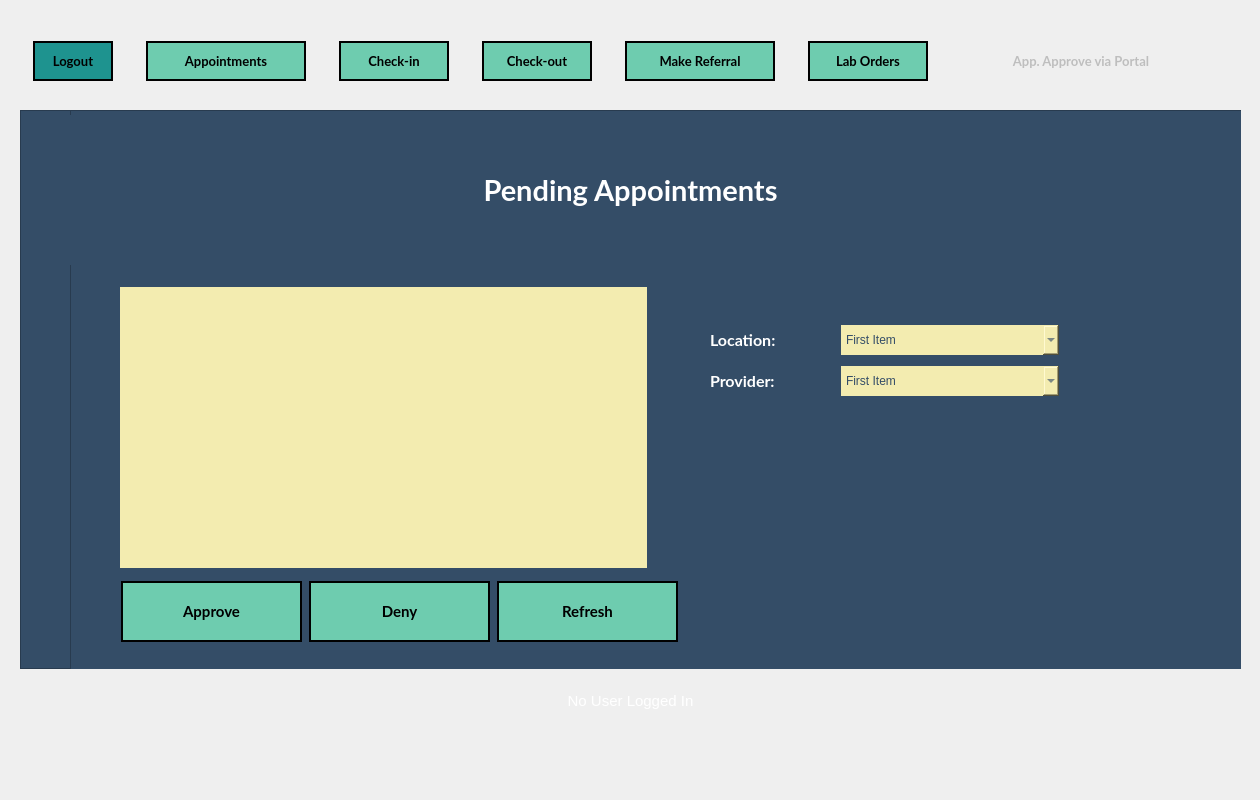
<?xml version="1.0" encoding="UTF-8"?>
<ui version="4.0">
 <class>MainWindow</class>
 <widget class="QMainWindow" name="MainWindow">
  <property name="geometry">
   <rect>
    <x>0</x>
    <y>0</y>
    <width>1260</width>
    <height>800</height>
   </rect>
  </property>
  <property name="minimumSize">
   <size>
    <width>1260</width>
    <height>800</height>
   </size>
  </property>
  <property name="maximumSize">
   <size>
    <width>1260</width>
    <height>800</height>
   </size>
  </property>
  <property name="windowTitle">
   <string>Forsyth Family Practice Center - [ TEMPLATE ]</string>
  </property>
  <property name="styleSheet">
   <string notr="true">border-image: url(:/newPrefix/imgs/app-bg.png);

QGroupBox, QFrame {
	border-image: none;
	border: none;
}</string>
  </property>
  <widget class="QWidget" name="centralwidget">
   <widget class="QGroupBox" name="groupBox_NavBar">
    <property name="geometry">
     <rect>
      <x>20</x>
      <y>40</y>
      <width>1221</width>
      <height>80</height>
     </rect>
    </property>
    <property name="styleSheet">
     <string notr="true">border: none; border-image: none;</string>
    </property>
    <property name="title">
     <string/>
    </property>
    <widget class="QWidget" name="layoutWidget">
     <property name="geometry">
      <rect>
       <x>0</x>
       <y>0</y>
       <width>1201</width>
       <height>42</height>
      </rect>
     </property>
     <layout class="QHBoxLayout" name="Layout_NavBar">
      <property name="spacing">
       <number>20</number>
      </property>
      <item>
       <widget class="QPushButton" name="Nav_LogoutBtn">
        <property name="minimumSize">
         <size>
          <width>80</width>
          <height>40</height>
         </size>
        </property>
        <property name="maximumSize">
         <size>
          <width>60</width>
          <height>16777215</height>
         </size>
        </property>
        <property name="font">
         <font>
          <family>Lato</family>
          <pointsize>10</pointsize>
          <weight>75</weight>
          <bold>true</bold>
         </font>
        </property>
        <property name="cursor">
         <cursorShape>PointingHandCursor</cursorShape>
        </property>
        <property name="styleSheet">
         <string notr="true">QPushButton {
	border-image: none;
	background-color: rgb(30, 147, 143);
	color: black;
	border: 2px solid black;
}

QPushButton::hover {
	background-color: rgb(14, 81, 85);
	color: white;
}</string>
        </property>
        <property name="text">
         <string>Logout</string>
        </property>
       </widget>
      </item>
      <item>
       <widget class="QPushButton" name="Nav_Appointments">
        <property name="sizePolicy">
         <sizepolicy hsizetype="Preferred" vsizetype="Fixed">
          <horstretch>0</horstretch>
          <verstretch>0</verstretch>
         </sizepolicy>
        </property>
        <property name="minimumSize">
         <size>
          <width>160</width>
          <height>40</height>
         </size>
        </property>
        <property name="maximumSize">
         <size>
          <width>90</width>
          <height>16777215</height>
         </size>
        </property>
        <property name="font">
         <font>
          <family>Lato</family>
          <pointsize>10</pointsize>
          <weight>75</weight>
          <bold>true</bold>
         </font>
        </property>
        <property name="cursor">
         <cursorShape>PointingHandCursor</cursorShape>
        </property>
        <property name="autoFillBackground">
         <bool>false</bool>
        </property>
        <property name="styleSheet">
         <string notr="true">QPushButton {
	border-image: none;
	background-color: #6ECCAF;
	color: black;
	border: 2px solid black;
}

QPushButton::hover {
	background-color: rgb(139, 231, 100);
	color: white;
}</string>
        </property>
        <property name="text">
         <string>Appointments</string>
        </property>
       </widget>
      </item>
      <item>
       <widget class="QPushButton" name="Nav_CheckinBtn">
        <property name="minimumSize">
         <size>
          <width>110</width>
          <height>40</height>
         </size>
        </property>
        <property name="maximumSize">
         <size>
          <width>80</width>
          <height>16777215</height>
         </size>
        </property>
        <property name="font">
         <font>
          <family>Lato</family>
          <pointsize>10</pointsize>
          <weight>75</weight>
          <bold>true</bold>
         </font>
        </property>
        <property name="cursor">
         <cursorShape>PointingHandCursor</cursorShape>
        </property>
        <property name="styleSheet">
         <string notr="true">QPushButton {
	border-image: none;
	background-color: #6ECCAF;
	color: black;
	border: 2px solid black;
}

QPushButton::hover {
	background-color: rgb(139, 231, 100);
	color: white;
}

</string>
        </property>
        <property name="text">
         <string>Check-in</string>
        </property>
       </widget>
      </item>
      <item>
       <widget class="QPushButton" name="Nav_CheckoutBtn">
        <property name="minimumSize">
         <size>
          <width>110</width>
          <height>40</height>
         </size>
        </property>
        <property name="maximumSize">
         <size>
          <width>90</width>
          <height>16777215</height>
         </size>
        </property>
        <property name="font">
         <font>
          <family>Lato</family>
          <pointsize>10</pointsize>
          <weight>75</weight>
          <bold>true</bold>
         </font>
        </property>
        <property name="cursor">
         <cursorShape>PointingHandCursor</cursorShape>
        </property>
        <property name="styleSheet">
         <string notr="true">QPushButton {
	border-image: none;
	background-color: #6ECCAF;
	color: black;
	border: 2px solid black;
}

QPushButton::hover {
	background-color: rgb(139, 231, 100);
	color: white;
}</string>
        </property>
        <property name="text">
         <string>Check-out</string>
        </property>
       </widget>
      </item>
      <item>
       <widget class="QPushButton" name="Nav_MakeReferralBtn">
        <property name="minimumSize">
         <size>
          <width>150</width>
          <height>40</height>
         </size>
        </property>
        <property name="maximumSize">
         <size>
          <width>110</width>
          <height>16777215</height>
         </size>
        </property>
        <property name="font">
         <font>
          <family>Lato</family>
          <pointsize>10</pointsize>
          <weight>75</weight>
          <bold>true</bold>
         </font>
        </property>
        <property name="cursor">
         <cursorShape>PointingHandCursor</cursorShape>
        </property>
        <property name="styleSheet">
         <string notr="true">QPushButton {
	border-image: none;
	background-color: #6ECCAF;
	color: black;
	border: 2px solid black;
}

QPushButton::hover {
	background-color: rgb(139, 231, 100);
	color: white;
}
</string>
        </property>
        <property name="text">
         <string>Make Referral</string>
        </property>
       </widget>
      </item>
      <item>
       <widget class="QPushButton" name="Nav_LabOrdersBtn">
        <property name="minimumSize">
         <size>
          <width>120</width>
          <height>40</height>
         </size>
        </property>
        <property name="maximumSize">
         <size>
          <width>90</width>
          <height>16777215</height>
         </size>
        </property>
        <property name="font">
         <font>
          <family>Lato</family>
          <pointsize>10</pointsize>
          <weight>75</weight>
          <bold>true</bold>
         </font>
        </property>
        <property name="cursor">
         <cursorShape>PointingHandCursor</cursorShape>
        </property>
        <property name="styleSheet">
         <string notr="true">QPushButton {
	border-image: none;
	background-color: #6ECCAF;
	color: black;
	border: 2px solid black;
}

QPushButton::hover {
	background-color: rgb(139, 231, 100);
	color: white;
}</string>
        </property>
        <property name="text">
         <string>Lab Orders</string>
        </property>
       </widget>
      </item>
      <item>
       <widget class="QPushButton" name="Nav_ApproveAppointmentsBtn">
        <property name="enabled">
         <bool>false</bool>
        </property>
        <property name="minimumSize">
         <size>
          <width>240</width>
          <height>40</height>
         </size>
        </property>
        <property name="maximumSize">
         <size>
          <width>90</width>
          <height>16777215</height>
         </size>
        </property>
        <property name="font">
         <font>
          <family>Lato</family>
          <pointsize>10</pointsize>
          <weight>75</weight>
          <bold>true</bold>
         </font>
        </property>
        <property name="cursor">
         <cursorShape>PointingHandCursor</cursorShape>
        </property>
        <property name="styleSheet">
         <string notr="true">QPushButton {
	border-image: none;
	background-color: rgba(110, 204, 175, .2);
	color: rgba(0, 0, 0, .2);
	border: 2px solid rgba(0, 0, 0, .2);
}

QPushButton::hover {
	background-color: rgb(139, 231, 100);
	color: white;
}</string>
        </property>
        <property name="text">
         <string>App. Approve via Portal</string>
        </property>
       </widget>
      </item>
     </layout>
    </widget>
   </widget>
   <widget class="QWidget" name="layoutWidget">
    <property name="geometry">
     <rect>
      <x>0</x>
      <y>0</y>
      <width>2</width>
      <height>2</height>
     </rect>
    </property>
    <layout class="QHBoxLayout" name="horizontalLayout_6"/>
   </widget>
   <widget class="QFrame" name="Main_Frame">
    <property name="geometry">
     <rect>
      <x>20</x>
      <y>110</y>
      <width>1221</width>
      <height>559</height>
     </rect>
    </property>
    <property name="minimumSize">
     <size>
      <width>0</width>
      <height>0</height>
     </size>
    </property>
    <property name="maximumSize">
     <size>
      <width>16777215</width>
      <height>16777215</height>
     </size>
    </property>
    <property name="styleSheet">
     <string notr="true">QFrame {
	border-image: none;
	background-color: rgb(52, 77, 103);
}



QLineEdit, QComboBox, QDateEdit, QDateTimeEdit, QListView{
	border-image: none;
    border: none;
	min-width: 200px;
	height: 30px;
	background-color: #F3ECB0;
	color: #344D67;
	font-family: &quot;MS Shell Dlg 2&quot;;
	font-size: 11;
}

QLabel {
	color: white;
}

QListView::item:selected {
    background-color: #4a90d9
}</string>
    </property>
    <property name="frameShape">
     <enum>QFrame::StyledPanel</enum>
    </property>
    <property name="frameShadow">
     <enum>QFrame::Raised</enum>
    </property>
    <widget class="QFrame" name="InputFrame">
     <property name="geometry">
      <rect>
       <x>50</x>
       <y>0</y>
       <width>1251</width>
       <height>561</height>
      </rect>
     </property>
     <property name="styleSheet">
      <string notr="true">border-image: none;
</string>
     </property>
     <property name="frameShape">
      <enum>QFrame::StyledPanel</enum>
     </property>
     <property name="frameShadow">
      <enum>QFrame::Raised</enum>
     </property>
     <widget class="QWidget" name="verticalLayoutWidget">
      <property name="geometry">
       <rect>
        <x>0</x>
        <y>0</y>
        <width>1121</width>
        <height>161</height>
       </rect>
      </property>
      <layout class="QVBoxLayout" name="verticalLayout">
       <item>
        <widget class="QLabel" name="Lable_PendingAppts">
         <property name="minimumSize">
          <size>
           <width>0</width>
           <height>150</height>
          </size>
         </property>
         <property name="maximumSize">
          <size>
           <width>16777215</width>
           <height>150</height>
          </size>
         </property>
         <property name="font">
          <font>
           <family>Lato</family>
           <pointsize>22</pointsize>
           <weight>75</weight>
           <bold>true</bold>
          </font>
         </property>
         <property name="styleSheet">
          <string notr="true">QLabel {
	color: white;
}</string>
         </property>
         <property name="text">
          <string>Pending Appointments</string>
         </property>
         <property name="alignment">
          <set>Qt::AlignCenter</set>
         </property>
        </widget>
       </item>
      </layout>
     </widget>
     <widget class="QWidget" name="layoutWidget_2">
      <property name="geometry">
       <rect>
        <x>640</x>
        <y>210</y>
        <width>349</width>
        <height>82</height>
       </rect>
      </property>
      <layout class="QVBoxLayout" name="verticalLayout_3">
       <item>
        <layout class="QHBoxLayout" name="horizontalLayout_3">
         <item>
          <widget class="QLabel" name="Label_Location">
           <property name="font">
            <font>
             <family>Lato</family>
             <pointsize>12</pointsize>
             <weight>75</weight>
             <bold>true</bold>
            </font>
           </property>
           <property name="styleSheet">
            <string notr="true"/>
           </property>
           <property name="text">
            <string>Location:</string>
           </property>
          </widget>
         </item>
         <item>
          <widget class="QComboBox" name="comboBox_Locations">
           <property name="styleSheet">
            <string notr="true"/>
           </property>
           <item>
            <property name="text">
             <string>First Item</string>
            </property>
           </item>
           <item>
            <property name="text">
             <string>Item 2</string>
            </property>
           </item>
          </widget>
         </item>
        </layout>
       </item>
       <item>
        <layout class="QHBoxLayout" name="horizontalLayout_4">
         <item>
          <widget class="QLabel" name="Label_Doctor">
           <property name="font">
            <font>
             <family>Lato</family>
             <pointsize>12</pointsize>
             <weight>75</weight>
             <bold>true</bold>
            </font>
           </property>
           <property name="styleSheet">
            <string notr="true"/>
           </property>
           <property name="text">
            <string>Provider:</string>
           </property>
          </widget>
         </item>
         <item>
          <widget class="QComboBox" name="comboBox_Doctors">
           <property name="styleSheet">
            <string notr="true"/>
           </property>
           <item>
            <property name="text">
             <string>First Item</string>
            </property>
           </item>
           <item>
            <property name="text">
             <string>Item 2</string>
            </property>
           </item>
          </widget>
         </item>
        </layout>
       </item>
      </layout>
     </widget>
     <widget class="QWidget" name="layoutWidget">
      <property name="geometry">
       <rect>
        <x>50</x>
        <y>170</y>
        <width>561</width>
        <height>371</height>
       </rect>
      </property>
      <layout class="QVBoxLayout" name="verticalLayout_2">
       <item>
        <widget class="QListWidget" name="listWidget_PendingAppts">
         <property name="minimumSize">
          <size>
           <width>200</width>
           <height>281</height>
          </size>
         </property>
         <property name="maximumSize">
          <size>
           <width>527</width>
           <height>281</height>
          </size>
         </property>
         <property name="palette">
          <palette>
           <active>
            <colorrole role="WindowText">
             <brush brushstyle="SolidPattern">
              <color alpha="255">
               <red>52</red>
               <green>77</green>
               <blue>103</blue>
              </color>
             </brush>
            </colorrole>
            <colorrole role="Button">
             <brush brushstyle="SolidPattern">
              <color alpha="255">
               <red>243</red>
               <green>236</green>
               <blue>176</blue>
              </color>
             </brush>
            </colorrole>
            <colorrole role="Text">
             <brush brushstyle="SolidPattern">
              <color alpha="255">
               <red>52</red>
               <green>77</green>
               <blue>103</blue>
              </color>
             </brush>
            </colorrole>
            <colorrole role="ButtonText">
             <brush brushstyle="SolidPattern">
              <color alpha="255">
               <red>52</red>
               <green>77</green>
               <blue>103</blue>
              </color>
             </brush>
            </colorrole>
            <colorrole role="Base">
             <brush brushstyle="SolidPattern">
              <color alpha="255">
               <red>243</red>
               <green>236</green>
               <blue>176</blue>
              </color>
             </brush>
            </colorrole>
            <colorrole role="Window">
             <brush brushstyle="SolidPattern">
              <color alpha="255">
               <red>243</red>
               <green>236</green>
               <blue>176</blue>
              </color>
             </brush>
            </colorrole>
            <colorrole role="PlaceholderText">
             <brush brushstyle="NoBrush">
              <color alpha="128">
               <red>52</red>
               <green>77</green>
               <blue>103</blue>
              </color>
             </brush>
            </colorrole>
           </active>
           <inactive>
            <colorrole role="WindowText">
             <brush brushstyle="SolidPattern">
              <color alpha="255">
               <red>52</red>
               <green>77</green>
               <blue>103</blue>
              </color>
             </brush>
            </colorrole>
            <colorrole role="Button">
             <brush brushstyle="SolidPattern">
              <color alpha="255">
               <red>243</red>
               <green>236</green>
               <blue>176</blue>
              </color>
             </brush>
            </colorrole>
            <colorrole role="Text">
             <brush brushstyle="SolidPattern">
              <color alpha="255">
               <red>52</red>
               <green>77</green>
               <blue>103</blue>
              </color>
             </brush>
            </colorrole>
            <colorrole role="ButtonText">
             <brush brushstyle="SolidPattern">
              <color alpha="255">
               <red>52</red>
               <green>77</green>
               <blue>103</blue>
              </color>
             </brush>
            </colorrole>
            <colorrole role="Base">
             <brush brushstyle="SolidPattern">
              <color alpha="255">
               <red>243</red>
               <green>236</green>
               <blue>176</blue>
              </color>
             </brush>
            </colorrole>
            <colorrole role="Window">
             <brush brushstyle="SolidPattern">
              <color alpha="255">
               <red>243</red>
               <green>236</green>
               <blue>176</blue>
              </color>
             </brush>
            </colorrole>
            <colorrole role="PlaceholderText">
             <brush brushstyle="NoBrush">
              <color alpha="128">
               <red>52</red>
               <green>77</green>
               <blue>103</blue>
              </color>
             </brush>
            </colorrole>
           </inactive>
           <disabled>
            <colorrole role="WindowText">
             <brush brushstyle="SolidPattern">
              <color alpha="255">
               <red>52</red>
               <green>77</green>
               <blue>103</blue>
              </color>
             </brush>
            </colorrole>
            <colorrole role="Button">
             <brush brushstyle="SolidPattern">
              <color alpha="255">
               <red>243</red>
               <green>236</green>
               <blue>176</blue>
              </color>
             </brush>
            </colorrole>
            <colorrole role="Text">
             <brush brushstyle="SolidPattern">
              <color alpha="255">
               <red>52</red>
               <green>77</green>
               <blue>103</blue>
              </color>
             </brush>
            </colorrole>
            <colorrole role="ButtonText">
             <brush brushstyle="SolidPattern">
              <color alpha="255">
               <red>52</red>
               <green>77</green>
               <blue>103</blue>
              </color>
             </brush>
            </colorrole>
            <colorrole role="Base">
             <brush brushstyle="SolidPattern">
              <color alpha="255">
               <red>243</red>
               <green>236</green>
               <blue>176</blue>
              </color>
             </brush>
            </colorrole>
            <colorrole role="Window">
             <brush brushstyle="SolidPattern">
              <color alpha="255">
               <red>243</red>
               <green>236</green>
               <blue>176</blue>
              </color>
             </brush>
            </colorrole>
            <colorrole role="PlaceholderText">
             <brush brushstyle="NoBrush">
              <color alpha="128">
               <red>52</red>
               <green>77</green>
               <blue>103</blue>
              </color>
             </brush>
            </colorrole>
           </disabled>
          </palette>
         </property>
         <property name="font">
          <font>
           <family>MS Shell Dlg 2</family>
          </font>
         </property>
         <property name="styleSheet">
          <string notr="true">QListView::item:selected {
	background-color: rgb(243, 236, 176);
}
</string>
         </property>
        </widget>
       </item>
       <item>
        <layout class="QHBoxLayout" name="horizontalLayout">
         <item>
          <widget class="QPushButton" name="Btn_Approve">
           <property name="minimumSize">
            <size>
             <width>181</width>
             <height>61</height>
            </size>
           </property>
           <property name="maximumSize">
            <size>
             <width>181</width>
             <height>61</height>
            </size>
           </property>
           <property name="font">
            <font>
             <family>Lato</family>
             <pointsize>11</pointsize>
             <weight>75</weight>
             <bold>true</bold>
            </font>
           </property>
           <property name="cursor">
            <cursorShape>PointingHandCursor</cursorShape>
           </property>
           <property name="styleSheet">
            <string notr="true">QPushButton {
	border-image: none;
	background-color: #6ECCAF;
	color: black;
	border: 2px solid black;
}

QPushButton::hover {
	background-color: rgb(139, 231, 100);
	color: white;
}

</string>
           </property>
           <property name="text">
            <string>Approve</string>
           </property>
          </widget>
         </item>
         <item>
          <widget class="QPushButton" name="Btn_Deny">
           <property name="minimumSize">
            <size>
             <width>181</width>
             <height>61</height>
            </size>
           </property>
           <property name="maximumSize">
            <size>
             <width>181</width>
             <height>61</height>
            </size>
           </property>
           <property name="font">
            <font>
             <family>Lato</family>
             <pointsize>11</pointsize>
             <weight>75</weight>
             <bold>true</bold>
            </font>
           </property>
           <property name="cursor">
            <cursorShape>PointingHandCursor</cursorShape>
           </property>
           <property name="styleSheet">
            <string notr="true">QPushButton {
	border-image: none;
	background-color: #6ECCAF;
	color: black;
	border: 2px solid black;
}

QPushButton::hover {
	background-color: rgb(139, 231, 100);
	color: white;
}

</string>
           </property>
           <property name="text">
            <string>Deny</string>
           </property>
          </widget>
         </item>
         <item>
          <widget class="QPushButton" name="Btn_Refresh">
           <property name="minimumSize">
            <size>
             <width>181</width>
             <height>61</height>
            </size>
           </property>
           <property name="maximumSize">
            <size>
             <width>181</width>
             <height>16777215</height>
            </size>
           </property>
           <property name="font">
            <font>
             <family>Lato</family>
             <pointsize>11</pointsize>
             <weight>75</weight>
             <bold>true</bold>
            </font>
           </property>
           <property name="cursor">
            <cursorShape>PointingHandCursor</cursorShape>
           </property>
           <property name="styleSheet">
            <string notr="true">QPushButton {
	border-image: none;
	background-color: #6ECCAF;
	color: black;
	border: 2px solid black;
}

QPushButton::hover {
	background-color: rgb(139, 231, 100);
	color: white;
}

</string>
           </property>
           <property name="text">
            <string>Refresh</string>
           </property>
          </widget>
         </item>
        </layout>
       </item>
      </layout>
     </widget>
     <zorder>layoutWidget</zorder>
     <zorder>verticalLayoutWidget</zorder>
     <zorder>layoutWidget_2</zorder>
    </widget>
   </widget>
   <widget class="QGroupBox" name="horizontalGroupBox">
    <property name="geometry">
     <rect>
      <x>20</x>
      <y>670</y>
      <width>1221</width>
      <height>61</height>
     </rect>
    </property>
    <property name="styleSheet">
     <string notr="true">QGroupBox {
	border: none;
	border-image: none;
	background-color: none;
}</string>
    </property>
    <layout class="QHBoxLayout" name="horizontalLayout_5">
     <item>
      <widget class="QLabel" name="currentUserLabel">
       <property name="font">
        <font>
         <pointsize>11</pointsize>
        </font>
       </property>
       <property name="styleSheet">
        <string notr="true">QLabel {
	background-color: none;
	border-image: none;
	color: white;
}</string>
       </property>
       <property name="text">
        <string>No User Logged In</string>
       </property>
       <property name="alignment">
        <set>Qt::AlignCenter</set>
       </property>
      </widget>
     </item>
    </layout>
   </widget>
  </widget>
 </widget>
 <resources>
  <include location="assets/qrc/app-bg.qrc"/>
 </resources>
 <connections/>
</ui>
